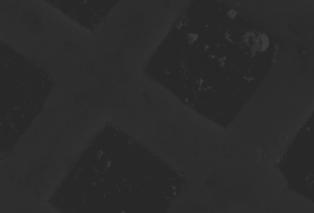
#> input picture Code/Sample Images/img_3.png, 314 x 213 px
$ python Logarithmic.py
#> lines starting #> are read from the running program, lines starting #| are printed output that depends on the picture
import cv2.cv2 as cv2
import numpy as np


def logarithmic(img, c):
    return (float(c) * np.log(1.0 + img)).astype(np.uint8)


if __name__ == "__main__":
    flower = cv2.imread('../Sample Images/img_3.png')
#> flower is the input picture: shape (213, 314, 3); min 35, max 63, mean 43.7
    flower = cv2.resize(flower, (800, 600))
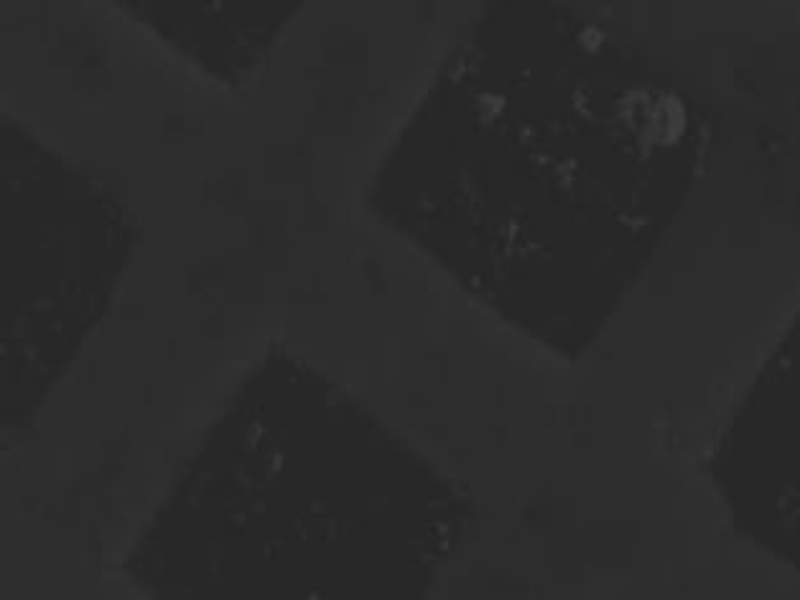
#> flower: shape (600, 800, 3); min 35, max 63, mean 43.7

    img_shape = flower.shape
#> img_shape = (600, 800, 3)

    flower_gray = cv2.cvtColor(flower, cv2.COLOR_BGR2GRAY)
    print(flower_gray)
#> (printed output is left out)
    cv2.imshow("Before filter", flower_gray)

    c = 255.0
    flower_gray_new = logarithmic(flower_gray, c)
#> in logarithmic, `return (float(c) * np.log(1.0 + img)).astype(np.uint8)`:
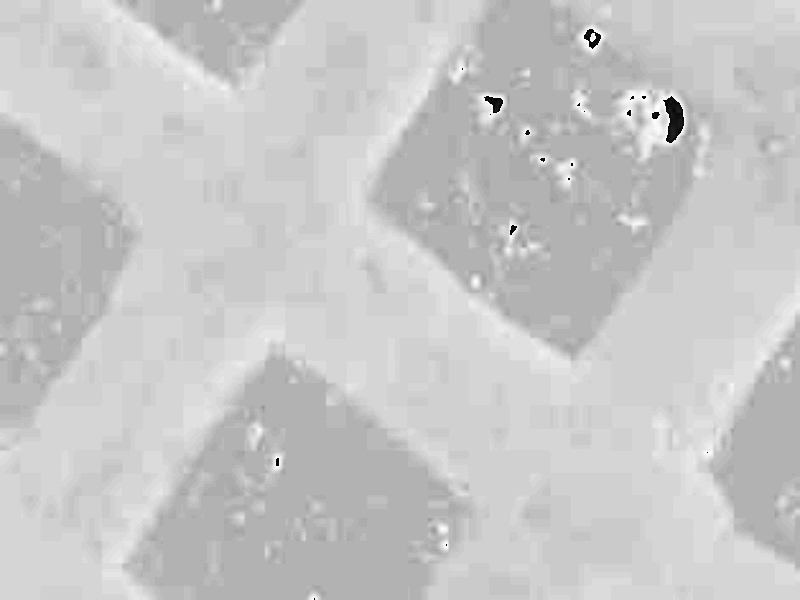
#> returned value: shape (600, 800); min 2, max 253, mean 199
    print(flower_gray_new)
#> (printed output is left out)
    cv2.imshow("After filter", flower_gray_new)
    cv2.waitKey(0)

$ run again, with Code/Sample Images/img_1.png copied over Code/Sample Images/img_3.png
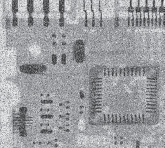
#> input picture Code/Sample Images/img_1.png, 165 x 148 px
#> flower is the input picture: shape (148, 165, 3); mean B, G, R 160.5, 157.8, 156.3
#> `flower = cv2.resize(flower, (800, 600))`:
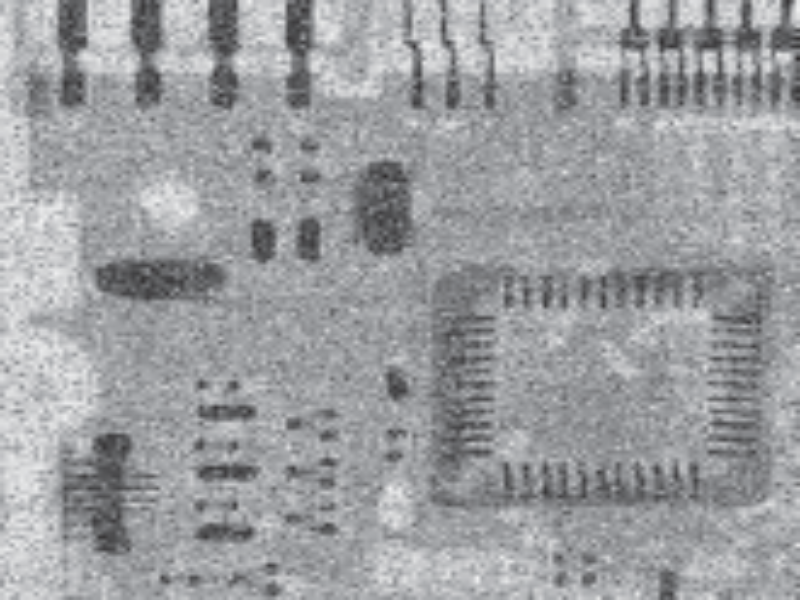
#> flower: shape (600, 800, 3); mean B, G, R 160.4, 157.7, 156.1
#> (printed output is left out)
#> in logarithmic, `return (float(c) * np.log(1.0 + img)).astype(np.uint8)`:
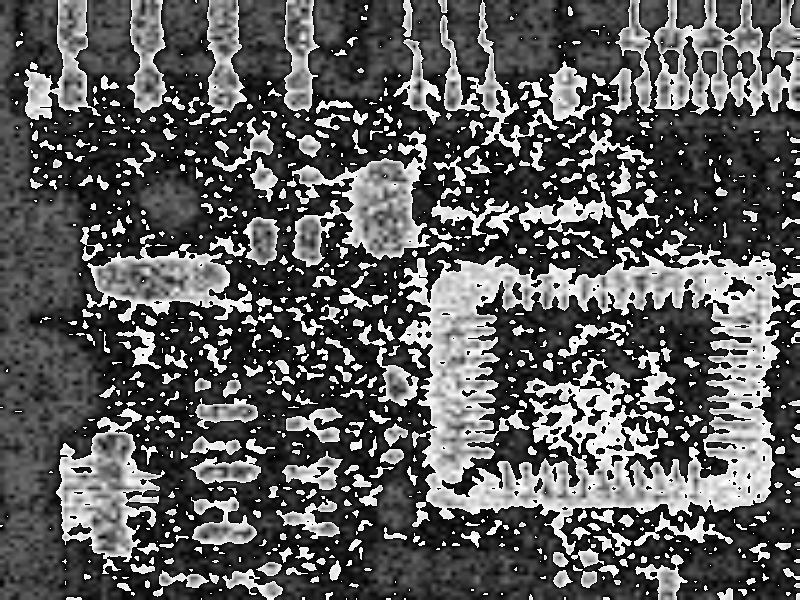
#> returned value: shape (600, 800); min 1, max 255, mean 91.5
#> (printed output is left out)

$ run again, with Code/Sample Images/img_10.png copied over Code/Sample Images/img_3.png
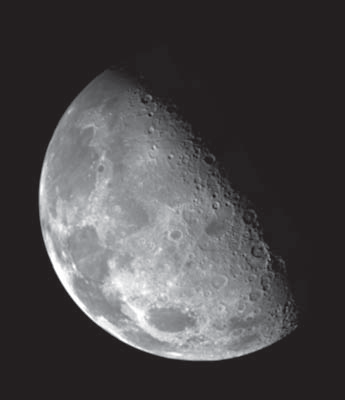
#> input picture Code/Sample Images/img_10.png, 345 x 400 px
#> flower is the input picture: shape (400, 345, 3); mean B, G, R 72.6, 71, 73.1
#> `flower = cv2.resize(flower, (800, 600))`:
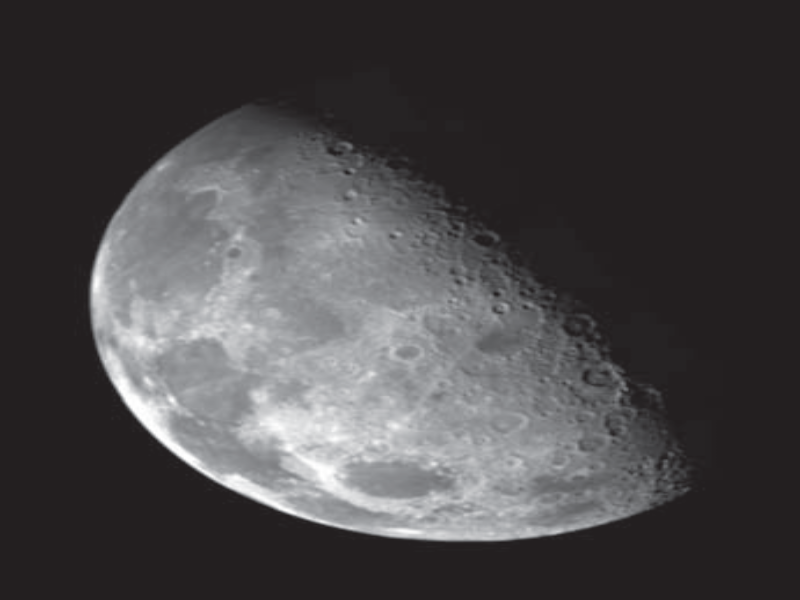
#> flower: shape (600, 800, 3); mean B, G, R 72.5, 71, 73.1
#> (printed output is left out)
#> in logarithmic, `return (float(c) * np.log(1.0 + img)).astype(np.uint8)`:
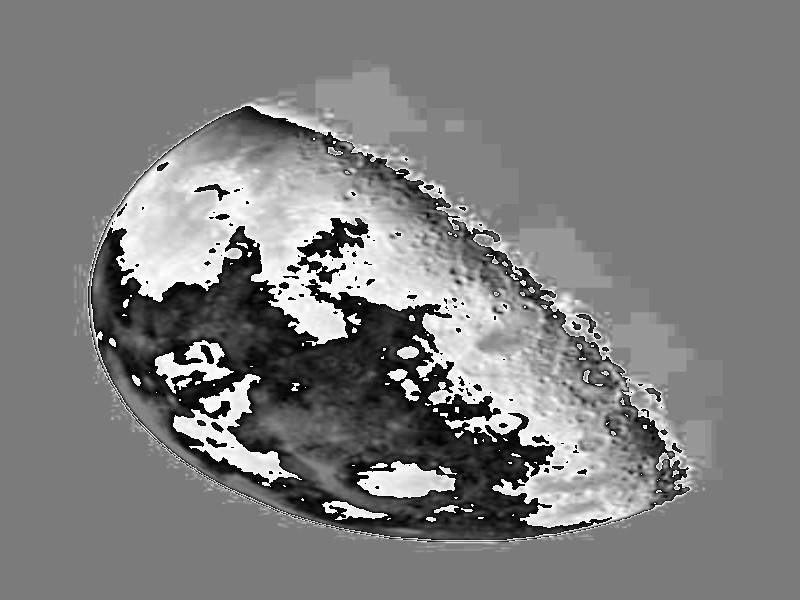
#> returned value: shape (600, 800); min 1, max 255, mean 126.2
#> (printed output is left out)

$ run again, with Code/Sample Images/img_11.png copied over Code/Sample Images/img_3.png
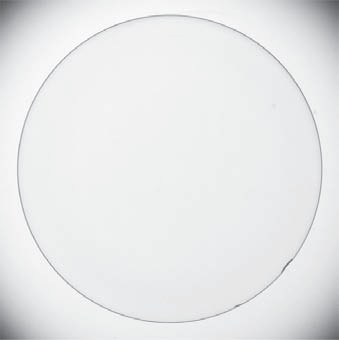
#> input picture Code/Sample Images/img_11.png, 339 x 340 px
#> flower is the input picture: shape (340, 339, 3); mean B, G, R 233.2, 232.5, 231.7
#> `flower = cv2.resize(flower, (800, 600))`:
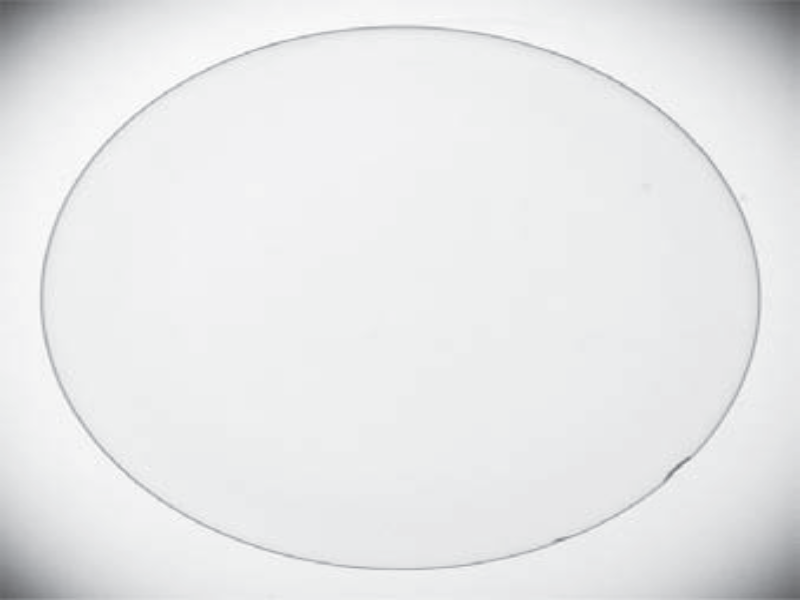
#> flower: shape (600, 800, 3); mean B, G, R 233.1, 232.4, 231.7
#> (printed output is left out)
#> in logarithmic, `return (float(c) * np.log(1.0 + img)).astype(np.uint8)`:
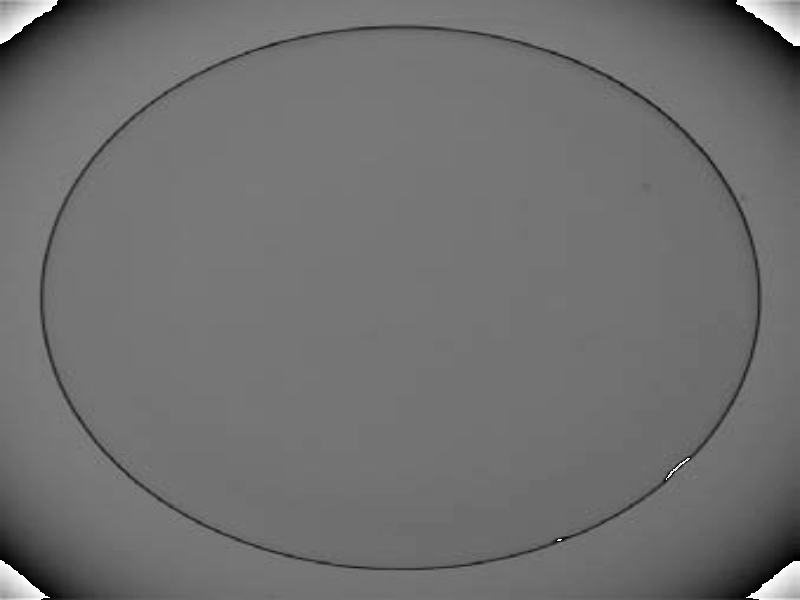
#> returned value: shape (600, 800); min 1, max 255, mean 111.9
#> (printed output is left out)
